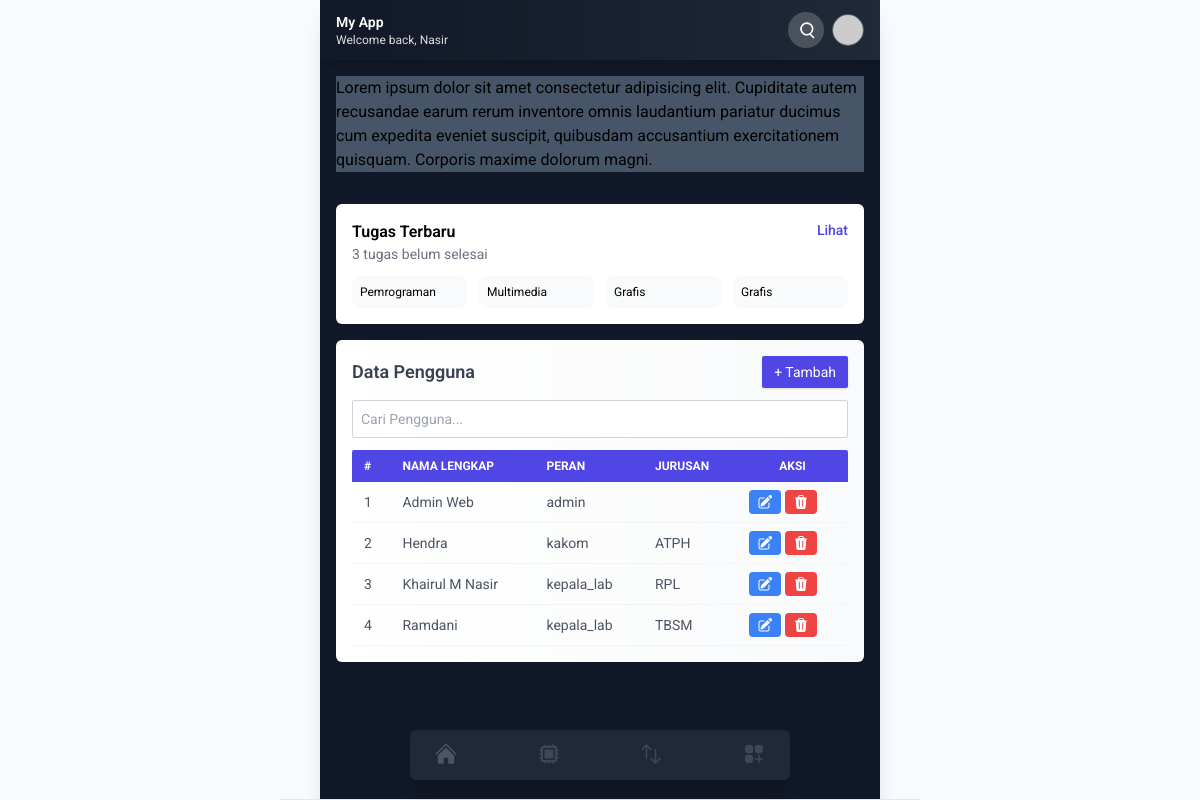
The app's page /user/list (signed in) with its own data.
### tables this page shows
CREATE TABLE `pengguna` (
  `id` int(11) NOT NULL,
  `nama_pengguna` VARCHAR(100) NOT NULL,
  `password_hash` text NOT NULL,
  `nama_lengkap` text NOT NULL,
  `role` enum('kepala_lab','kakom','wakasek_sarpras','kepala_sekolah','admin') NOT NULL,
  `jurusan_id` int(11) DEFAULT NULL,
  `dibuat_pada` datetime DEFAULT current_timestamp()
);

CREATE TABLE `jurusan` (
  `id_jurusan` int(11) NOT NULL,
  `kode_jurusan` text NOT NULL,
  `nama_jurusan` text NOT NULL,
  `keterangan` text DEFAULT NULL
);

### pages/user/list.php (the view, shortened to what this page needs)
<?php
$query = "SELECT
    pengguna.nama_lengkap,
    pengguna.role,
    jurusan.kode_jurusan
FROM pengguna
LEFT JOIN jurusan
    ON pengguna.jurusan_id = jurusan.id_jurusan";
$result = mysqli_query($koneksi, $query);
$no = 1;
?>
<div class="mb-4 w-full mx-auto bg-slate-600">
  <div class="w-full">
    <p>Lorem ipsum dolor sit amet consectetur adipisicing elit. Cupiditate autem recusandae earum rerum inventore omnis laudantium pariatur ducimus cum expedita eveniet suscipit, quibusdam accusantium exercitationem quisquam. Corporis maxime dolorum magni.</p>
  </div>
</div>
<section class="mb-4">
  <article class="bg-white rounded-md p-4 shadow-sm">
    <div class="flex items-start justify-between gap-3">
      <div>
        <h3 class="font-semibold">Tugas Terbaru</h3>
        <p class="text-sm text-gray-500">3 tugas belum selesai</p>
      </div>
      <div class="text-sm text-indigo-600 font-medium">Lihat</div>
    </div>
    <div class="mt-3 grid grid-cols-4 gap-3 text-xs">
      <div class="bg-gray-50 rounded-lg p-2">Pemrograman</div>
      <div class="bg-gray-50 rounded-lg p-2">Multimedia</div>
      <div class="bg-gray-50 rounded-lg p-2">Grafis</div>
      <div class="bg-gray-50 rounded-lg p-2">Grafis</div>
    </div>
  </article>
</section>
<section class="mb-4">
  <div class="rounded-md p-4 bg-gradient-to-r from-white to-gray-50 shadow-sm">
    <div class="flex items-center justify-between mb-3">
      <h2 class="text-lg font-semibold text-gray-700">Data Pengguna</h2>
      <a href="/inventori/user/add" class="px-3 py-1.5 bg-indigo-600 text-white rounded-sm text-sm shadow hover:bg-indigo-700">
        + Tambah
      </a>
    </div>
    <div class="mb-3">
      <input type="text" placeholder="Cari Pengguna..."
        class="w-full rounded-sm p-2 border border-gray-300 text-sm focus:border-indigo-500 focus:ring-indigo-500" />
    </div>
    <div class="overflow-x-auto rounded-sm">
      <table class="w-full text-sm text-left text-gray-600">
        <thead class="bg-indigo-600 text-white text-xs uppercase">
          <tr>
            <th class="px-3 py-2">#</th>
            <th class="px-3 py-2">Nama Lengkap</th>
            <th class="px-3 py-2">Peran</th>
            <th class="px-3 py-2">Jurusan</th>
            <th class="px-3 py-2 text-center">Aksi</th>
          </tr>
        </thead>
        <tbody>
          <?php while ($row = mysqli_fetch_assoc($result)) : ?>
            <tr class="hover:bg-gray-100 border-b border-gray-100 ">
              <td class="px-3 py-2 whitespace-nowrap"><?php echo $no++; ?></td>
              <td class="px-3 py-2 whitespace-nowrap"><?php echo $row['nama_lengkap']; ?></td>
              <td class="px-3 py-2 whitespace-nowrap"><?php echo $row['role']; ?></td>
              <td class="px-3 py-2 whitespace-nowrap"><?php echo $row['kode_jurusan']; ?></td>
              <td class="px-3 py-2 text-center space-x-1 flex">
                <button class="px-2 py-1 bg-blue-500 text-white rounded text-xs hover:bg-blue-600">
                </button>
                <button class="px-2 py-1 bg-red-500 text-white rounded text-xs hover:bg-red-600">
                </button>
              </td>
            </tr>
          <?php endwhile; ?>
        </tbody>
      </table>
    </div>
  </div>
</section>

### includes/header.php (shortened to what this page needs)
<!doctype html>
<html lang="id">
<head>
    <link rel="stylesheet" href="/inventori/assets/css/tailwind.css">
    <link rel="stylesheet" href="/inventori/assets/css/style.css">
</head>
<body class="bg-gray-50 flex items-center justify-center min-h-screen">
    <div class=" app-sell max-w-[640px] h-screen mx-auto shadow-xl overflow-hidden flex flex-col">
        <header class="flex items-center justify-between px-4 py-3 bg-gradient-to-r from-gray-900 to-gray-800 text-white shadow-lg relative">
            <div class="flex flex-col leading-tight">
                <span class="text-sm font-semibold">My App</span>
                <span class="text-xs opacity-85">Welcome back, Nasir</span>
            </div>
            <div class="flex items-center gap-2" x-data="{ open: false }">
                <button class="p-2 rounded-full bg-white/20 hover:bg-white/30 transition-all">
                    <svg xmlns="http://www.w3.org/2000/svg"
                        class="h-5 w-5" fill="none" viewBox="0 0 24 24" stroke="currentColor">
                        <path stroke-linecap="round" stroke-linejoin="round" stroke-width="2"
                            d="M21 21l-4.35-4.35M16.65 16.65A7 7 0 1010 17a7 7 0 006.65-.35z" />
                    </svg>
                </button>
                <button @click="open = !open">
                    <img src="https://i.pravatar.cc/80?img=3"
                        class="rounded-full w-8 h-8 border border-white/30 shadow-sm cursor-pointer" />
                </button>
            </div>
        </header>

### index.php (shortened to what this page needs)
<?php include 'includes/header.php'; ?>
<main class="flex flex-col flex-1 overflow-auto hide-scroll [scrollbar-width:none] [-ms-overflow-style:none] [::-webkit-scrollbar]:hidden mx-auto w-full max-w-[560px] px-4 pt-4 pb-24 space-y-4 bg-gray-900">
    <?php
    $page = $_GET['page'] ?? "dashboard";
    include "pages/" . $page . ".php";
    ?>
    <div class="h-24"></div>
</main>
<?php include 'includes/footer.php'; ?>

### includes/footer.php (shortened to what this page needs)
<?php $currentPage = isset($_GET['page']) ? $_GET['page'] : "dashboard"; ?>
<div class="fixed bottom-0 left-0 right-0 bg-gray-800 shadow-md border-t w-full mx-auto max-w-[640px]">
    <nav class="fixed bottom-nav left-1/2 -translate-x-1/2 bottom-5 bg-gray-800 shadow-xl rounded-md px-6 py-3 w-[90%] max-w-md  z-50">
        <div class="flex items-center w-full justify-between">
            <a href="/inventori/dashboard"
                class="flex flex-col items-center text-xs
            <?= in_array($currentPage, ['dashboard'])
                ? 'text-orange-600 font-bold'
                : 'text-gray-600 hover:text-orange-400' ?>">
            </a>
            <a href="/inventori/barang/list"
                class="flex flex-col items-center text-xs opacity-70
            <?= in_array($currentPage, ['barang/add', 'barang/list'])
                ? 'text-orange-600 font-bold'
                : 'text-gray-600 hover:text-orange-400' ?>">
            </a>
            <a href="/inventori/peminjaman/list"
                class="flex flex-col items-center text-xs opacity-70 group <?= in_array($currentPage, ['peminjaman/add', 'peminjaman/list']) ? 'text-orange-600 font-bold' : 'text-gray-600 hover:text-orange-400' ?>">
            </a>
            <a href="/inventori/menu"
                class="flex flex-col items-center text-xs opacity-70 group
                    <?= in_array($currentPage, ['menu']) ? 'text-orange-600 font-bold' : 'text-gray-600 hover:text-orange-400' ?>">
            </a>
        </div>
    </nav>
</div>
</div>
</body>
</html>

### assets/css/style.css (style rules this page uses)
* { font-family: "Roboto", sans-serif; }
.bottom-nav { width: 90% !important; max-width: 380px !important; left: 50%; transform: translateX(-50%); }

### records on screen
pengguna: nama_lengkap "Admin Web", role "admin"
pengguna: nama_lengkap "Hendra", role "kakom", jurusan.kode_jurusan "ATPH"
pengguna: nama_lengkap "Khairul M Nasir", role "kepala_lab", jurusan.kode_jurusan "RPL"
pengguna: nama_lengkap "Ramdani", role "kepala_lab", jurusan.kode_jurusan "TBSM"
